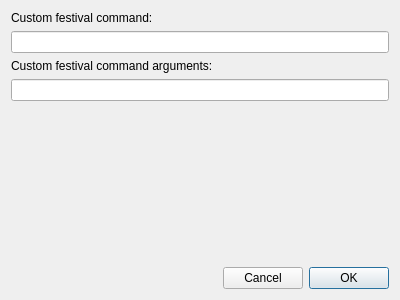
<?xml version="1.0" encoding="UTF-8"?>
<ui version="4.0">
 <class>CustomFestivalDialog</class>
 <widget class="QDialog" name="CustomFestivalDialog">
  <property name="geometry">
   <rect>
    <x>0</x>
    <y>0</y>
    <width>400</width>
    <height>300</height>
   </rect>
  </property>
  <property name="windowTitle">
   <string>Custom festival command</string>
  </property>
  <property name="modal">
   <bool>true</bool>
  </property>
  <layout class="QGridLayout" name="gridLayout">
   <item row="0" column="0">
    <layout class="QVBoxLayout" name="verticalLayout">
     <item>
      <widget class="QLabel" name="label">
       <property name="text">
        <string>Custom festival command:</string>
       </property>
      </widget>
     </item>
     <item>
      <widget class="QLineEdit" name="customCommandLineEdit"/>
     </item>
     <item>
      <widget class="QLabel" name="label_2">
       <property name="text">
        <string>Custom festival command arguments:</string>
       </property>
      </widget>
     </item>
     <item>
      <widget class="QLineEdit" name="customCommandArgumentsLineEdit"/>
     </item>
     <item>
      <spacer name="verticalSpacer">
       <property name="orientation">
        <enum>Qt::Vertical</enum>
       </property>
       <property name="sizeHint" stdset="0">
        <size>
         <width>20</width>
         <height>40</height>
        </size>
       </property>
      </spacer>
     </item>
    </layout>
   </item>
   <item row="1" column="0">
    <layout class="QHBoxLayout" name="horizontalLayout">
     <item>
      <spacer name="horizontalSpacer">
       <property name="orientation">
        <enum>Qt::Horizontal</enum>
       </property>
       <property name="sizeHint" stdset="0">
        <size>
         <width>40</width>
         <height>20</height>
        </size>
       </property>
      </spacer>
     </item>
     <item>
      <widget class="QPushButton" name="cancelButton">
       <property name="text">
        <string>Cancel</string>
       </property>
       <property name="autoDefault">
        <bool>false</bool>
       </property>
      </widget>
     </item>
     <item>
      <widget class="QPushButton" name="okButton">
       <property name="text">
        <string>OK</string>
       </property>
       <property name="default">
        <bool>true</bool>
       </property>
      </widget>
     </item>
    </layout>
   </item>
  </layout>
 </widget>
 <resources/>
 <connections/>
</ui>
